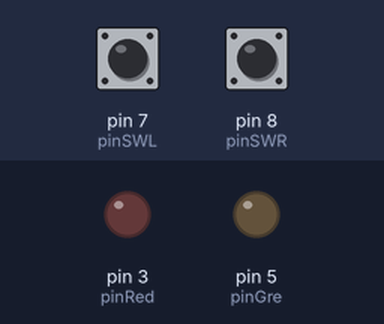
Simulated run of this sketch. Board: Arduino Uno, built with avr-gcc and run on an emulated ATmega328P. Shown: output pins drawn as LEDs (lit = HIGH). The test bench sets the inputs (shaded band); at power-on: pin 7 (pinSWL) LOW, pin 8 (pinSWR) LOW.

Above: at 1.2 s.
1.3 s: pin 7 (pinSWL) pulled HIGH for 0.15 s
At 1.8 s:
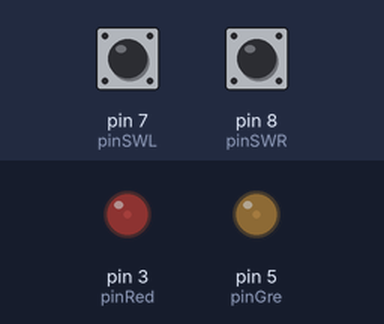
2.9 s: pin 8 (pinSWR) pulled HIGH for 0.15 s
At 3.9 s:
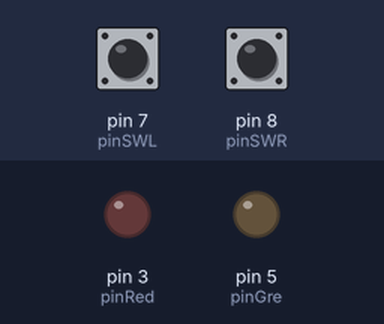
4.5 s: pin 7 (pinSWL) pulled HIGH for 1 s
At 4.8 s:
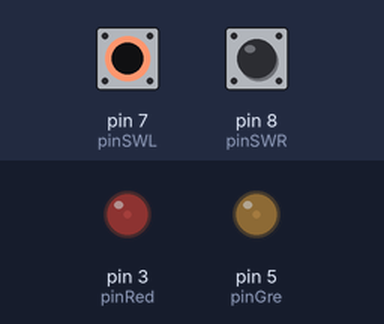
7.0 s: pin 8 (pinSWR) pulled HIGH for 1 s
At 7.5 s:
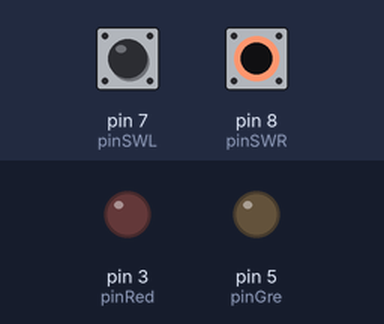
9.5 s: pin 7 (pinSWL) pulsed HIGH 5 times (0.12 s each, 0.3 s apart)
At 11.2 s:
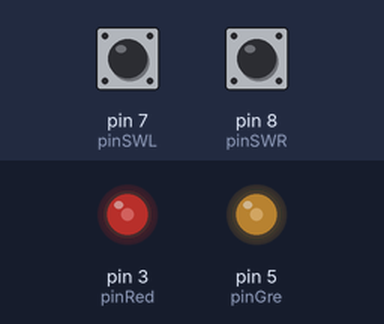
12.5 s: pin 7 (pinSWL) pulsed HIGH 2 times (0.12 s each, 0.3 s apart)
At 12.69 s:
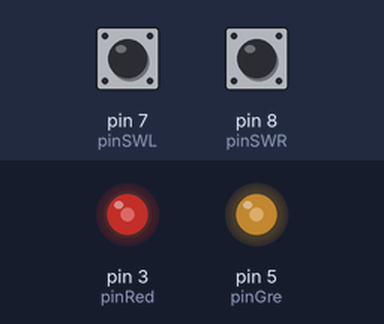
Timing chart, 0 to 15.5 s (numbered marks = the images above; inputs shaded):
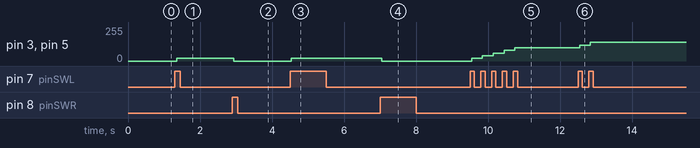

The sketch:

switch_pwm.ino
```cpp
#define pinRed 3
#define pinGre 5
#define pinSWL 7
#define pinSWR 8
#define MAX_PWM 255

bool cState_swl = false;
bool lState_swl = false;
bool cState_swr = false;
bool lState_swr = false;
int valDuty = 0;
int valStep = 20;

void setup()
{
  pinMode(pinRed, OUTPUT);
  pinMode(pinGre, OUTPUT);
  pinMode(pinSWL, INPUT);
  pinMode(pinSWR, INPUT);
}

void loop()
{
  cState_swl = digitalRead(pinSWL);
  cState_swr = digitalRead(pinSWR);
  delay(30);

  if(cState_swl && (cState_swl != lState_swl))
  {
    valDuty = valDuty + valStep;
    if(valDuty > MAX_PWM) valDuty = MAX_PWM;
    analogWrite(pinRed, valDuty);
    analogWrite(pinGre, valDuty);
  }

  if(cState_swr && (cState_swr != lState_swr))
  {
    valDuty = valDuty - valStep;
    if(valDuty < 0) valDuty = 0;
    analogWrite(pinRed, valDuty);
    analogWrite(pinGre, valDuty);
  }

  lState_swl = cState_swl;
  lState_swr = cState_swr;
}
```

Measured:
- after the input at 1.3 s, pin 3 (pinRed), pin 5 (pinGre): 0/255 → 20/255 after 0.05 s
- after the input at 2.9 s, pin 3 (pinRed), pin 5 (pinGre): 20/255 → 0/255 at once
- after the input at 4.5 s, pin 3 (pinRed), pin 5 (pinGre): 0/255 → 20/255 at once
- after the input at 7.0 s, pin 3 (pinRed), pin 5 (pinGre): 20/255 → 0/255 after 0.05 s
- after the input at 9.5 s, pin 3 (pinRed), pin 5 (pinGre): moves from 0/255 to 100/255 over 1.2 s, starting at once
- after the input at 12.5 s, pin 3 (pinRed), pin 5 (pinGre): 100/255 → 120/255 after 0.05 s, → 140/255 0.30 s later
